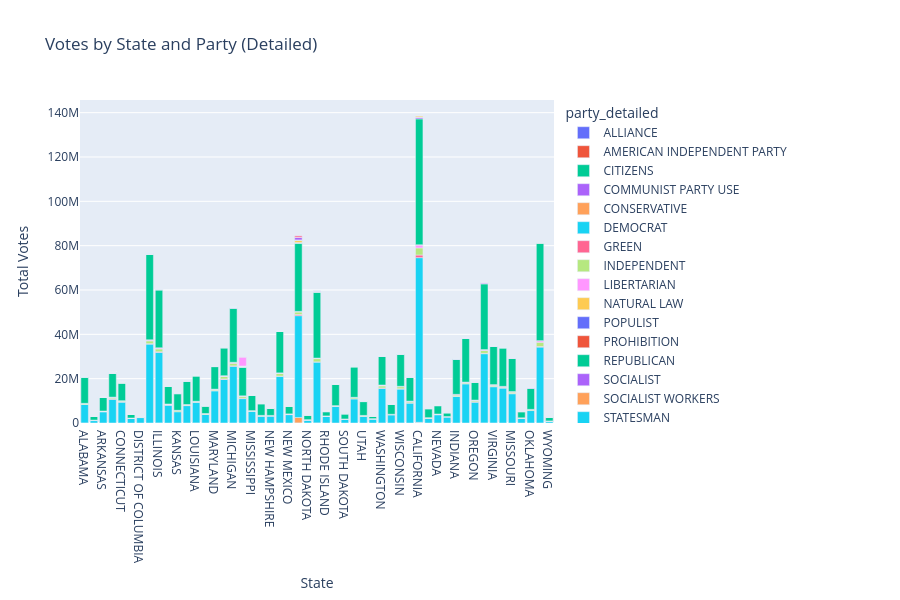

The cell this chart's notebook holds for it:
### Code cell
# Option 3: Interactive Plotly visualization (requires plotly)
import plotly.express as px
# Prepare data for interactive visualization
state_party_data = df.groupby(['state', 'party_detailed'])['candidatevotes'].sum().reset_index()
# Create interactive bar chart
fig = px.bar(state_party_data, 
             x='state', 
             y='candidatevotes',
             color='party_detailed',
             title='Votes by State and Party (Detailed)',
             labels={'candidatevotes': 'Total Votes', 'state': 'State'},
             height=600)
fig.show()
